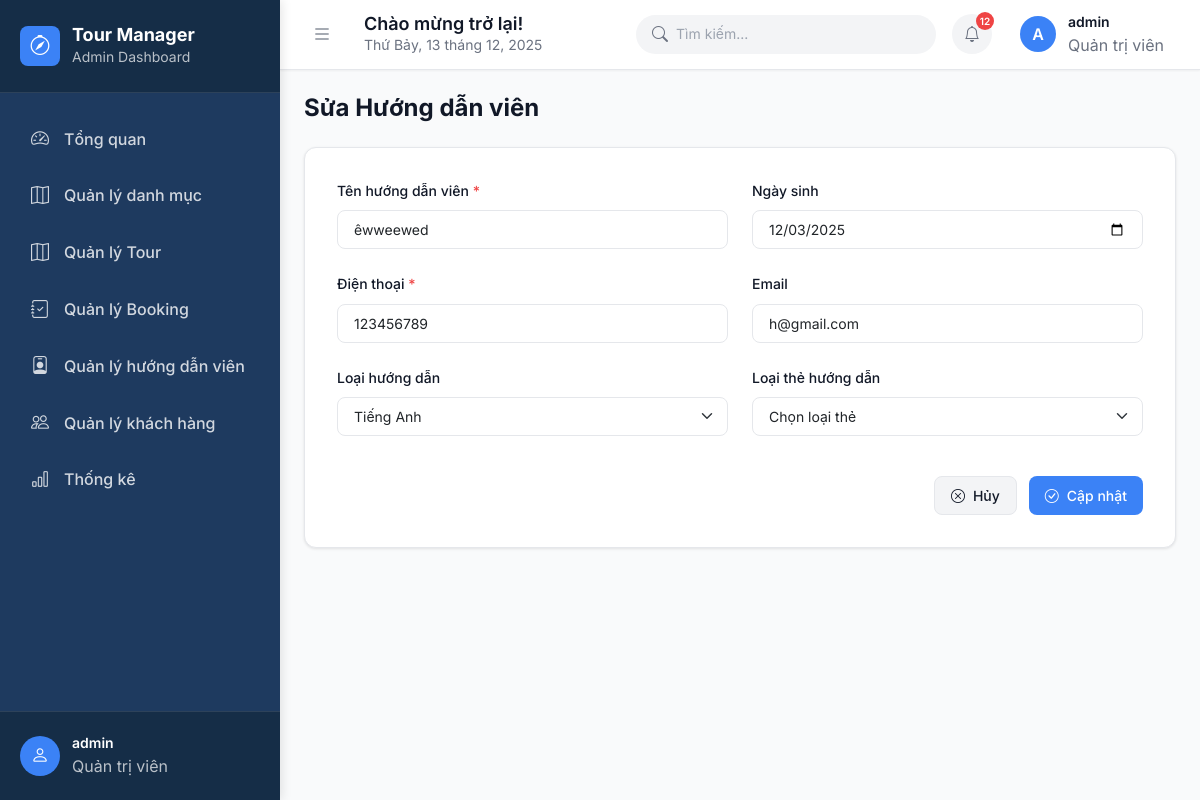
The page /?act=edit-guide&id=8 (signed in) on the database its author committed.
### tables this page shows
CREATE TABLE `nhansu` (
  `id` int NOT NULL,
  `id_taikhoan` int DEFAULT NULL,
  `full_name` varchar(100) DEFAULT NULL,
  `birth_date` date DEFAULT NULL,
  `phone` varchar(20) DEFAULT NULL,
  `email` varchar(100) DEFAULT NULL,
  `guide_type` varchar(50) DEFAULT NULL,
  `average_rating` float DEFAULT NULL,
  `password_display` varchar(255) DEFAULT NULL,
  `competence_level` varchar(50) DEFAULT NULL,
  `username` varchar(255) DEFAULT NULL,
  `password` varchar(255) DEFAULT NULL
);

### controllers/GuideController.php (called while the page is built, shortened)
<?php
class GuideController
{
    private $modelGuide;
    public function __construct()
    {
        $this->modelGuide = new GuideModel();
    }
    public function editGuide()
    {
        $id = $_GET['id'] ?? 0;
        $guide = $this->modelGuide->getGuideById($id);
        require_once './views/Admin/Quanlyhdv/EditGuide.php';
    }
}

### commons/function.php (called while the page is built, shortened)
<?php
function connectDB() {
    $host = DB_HOST;
    $port = DB_PORT;
    $dbname = DB_NAME;
    try {
        $conn = new PDO("mysql:host=$host;port=$port;dbname=$dbname", DB_USERNAME, DB_PASSWORD);
        $conn->setAttribute(PDO::ATTR_ERRMODE, PDO::ERRMODE_EXCEPTION);
        $conn->setAttribute(PDO::ATTR_DEFAULT_FETCH_MODE, PDO::FETCH_ASSOC);
        return $conn;
    } catch (PDOException $e) {
        echo ("Connection failed: " . $e->getMessage());
    }
}

### models/GuideModel.php (called while the page is built, shortened)
<?php
class GuideModel
{
    public $conn;
    public function __construct()
    {
        $this->conn = connectDB();
    }
    public function getGuideById($id)
    {
        try {
            $sql = "SELECT ns.*,
                           tk.username, tk.role
                    FROM nhansu ns
                    LEFT JOIN taikhoan tk ON ns.id_taikhoan = tk.id
                    WHERE ns.id = ?";
            $stmt = $this->conn->prepare($sql);
            $stmt->execute([$id]);
            return $stmt->fetch(PDO::FETCH_ASSOC);
        } catch (PDOException $e) {
            die("Lỗi SQL: " . $e->getMessage());
        }
    }
}

### views/Admin/Quanlyhdv/EditGuide.php (the view, shortened to what this page needs)
<?php include "views/layout/header.php"; ?>
<?php include "views/layout/sidebar.php"; ?>
<div class="page-header">
    <h1>Sửa Hướng dẫn viên</h1>
</div>
<div style="background: white; border-radius: 0.75rem; padding: 2rem; box-shadow: 0 1px 3px rgba(0,0,0,0.1); border: 1px solid #e5e7eb;">
    <form method="POST">
        <div class="row g-4">
            <div class="col-md-6">
                <label class="form-label">
                    Tên hướng dẫn viên <span style="color: #ef4444;">*</span>
                </label>
                <input type="text" class="form-control" name="full_name" required
                       value="<?= htmlspecialchars($guide['full_name'] ?? '') ?>">
            </div>
            <div class="col-md-6">
                <label class="form-label">Ngày sinh</label>
                <input type="date" class="form-control" name="birth_date"
                       value="<?= htmlspecialchars($guide['birth_date'] ?? '') ?>">
            </div>
            <div class="col-md-6">
                <label class="form-label">
                    Điện thoại <span style="color: #ef4444;">*</span>
                </label>
                <input type="tel" class="form-control" name="phone" required
                       value="<?= htmlspecialchars($guide['phone'] ?? '') ?>">
            </div>
            <div class="col-md-6">
                <label class="form-label">Email</label>
                <input type="email" class="form-control" name="email"
                       value="<?= htmlspecialchars($guide['email'] ?? '') ?>">
            </div>
            <div class="col-md-6">
                <label class="form-label">Loại hướng dẫn</label>
                <select class="form-select" name="guide_type">
                    <?php
                    $types = ['Tiếng Anh', 'Tiếng Trung', 'Tiếng Việt'];
                    foreach ($types as $t) {
                        $sel = (isset($guide['guide_type']) && $guide['guide_type'] === $t) ? 'selected' : '';
                        echo "<option value=\"" . htmlspecialchars($t) . "\" $sel>" . htmlspecialchars($t) . "</option>";
                    }
                    ?>
                </select>
            </div>
            <div class="col-md-6">
                <label class="form-label">Loại thẻ hướng dẫn</label>
                <select class="form-select" name="license_type">
                    <option value="">Chọn loại thẻ</option>
                </select>
            </div>
            <div class="col-12">
                <div style="display: flex; justify-content: flex-end; gap: 0.75rem; margin-top: 1rem;">
                    <a href="?act=guide-management" class="btn btn-secondary">
                        <i class="bi bi-x-circle"></i> Hủy
                    </a>
                    <button type="submit" class="btn btn-primary">
                        <i class="bi bi-check-circle"></i> Cập nhật
                    </button>
                </div>
            </div>
        </div>
    </form>
</div>
<?php include "views/layout/footer.php"; ?>

### views/layout/assets/style.css (style rules this page uses)
:root { --sidebar-bg: #1e3a5f; --sidebar-dark: #152d47; --sidebar-active: #3b82f6; --sidebar-hover: #2d4a6b; --header-bg: #ffffff; --header-border: #e5e7eb; --primary-blue: #3b82f6; --primary-blue-dark: #2563eb; --primary-blue-light: #60a5fa; --text-primary: #111827; --text-secondary: #6b7280; --text-muted: #9ca3af; --text-light: #ffffff; --bg-white: #ffffff; --bg-gray: #f9fafb; --bg-gray-light: #f3f4f6; --border-color: #e5e7eb; --border-dark: #d1d5db; --success: #10b981; --warning: #f59e0b; --danger: #ef4444; --info: #3b82f6; --shadow-sm: 0 1px 2px 0 rgba(0, 0, 0, 0.05); --shadow-md: 0 4px 6px -1px rgba(0, 0, 0, 0.1); --shadow-lg: 0 10px 15px -3px rgba(0, 0, 0, 0.1); --space-1: 0.25rem; --space-2: 0.5rem; --space-3: 0.75rem; --space-4: 1rem; --space-5: 1.25rem; --space-6: 1.5rem; --space-8: 2rem; --font-family: 'Inter', -apple-system, BlinkMacSystemFont, 'Segoe UI', sans-serif; --text-sm: 0.875rem; --text-base: 1rem; --text-lg: 1.125rem; --text-xl: 1.25rem; --text-2xl: 1.5rem; --radius-sm: 0.375rem; --radius-md: 0.5rem; --radius-lg: 0.75rem; --radius-xl: 1rem; --radius-full: 9999px; }
* { box-sizing: border-box; margin: 0; padding: 0; }
body { font-family: var(--font-family); background: var(--bg-gray); color: var(--text-primary); line-height: 1.6; overflow-x: hidden; }
.page-header { margin-bottom: var(--space-6); }
.page-header h1 { font-size: var(--text-2xl); font-weight: 700; color: var(--text-primary); margin-bottom: var(--space-2); }
.btn { display: inline-flex; align-items: center; gap: var(--space-2); padding: var(--space-2) var(--space-4); border: none; border-radius: var(--radius-md); font-size: var(--text-sm); font-weight: 500; cursor: pointer; transition: all 0.2s; text-decoration: none; }
.btn-primary { background: var(--primary-blue); color: var(--text-light); }
.btn-secondary { background: var(--bg-gray-light); color: var(--text-primary); border: 1px solid var(--border-color); }
.form-control, .form-select { width: 100%; padding: var(--space-2) var(--space-4); border: 1px solid var(--border-color); border-radius: var(--radius-md); font-size: var(--text-sm); outline: none; transition: all 0.2s; }
.form-label { display: block; font-size: var(--text-sm); font-weight: 500; color: var(--text-primary); margin-bottom: var(--space-2); }

### rows shown on the page
nhansu: full_name "êwweewed", birth_date "12/03/2025", phone "123456789", email "h@gmail.com"

### other values the page prints
substr($_SESSION['username'], 0, 1) "A"
$_SESSION['username'] "admin"
form field guide_type "Tiếng Anh"
